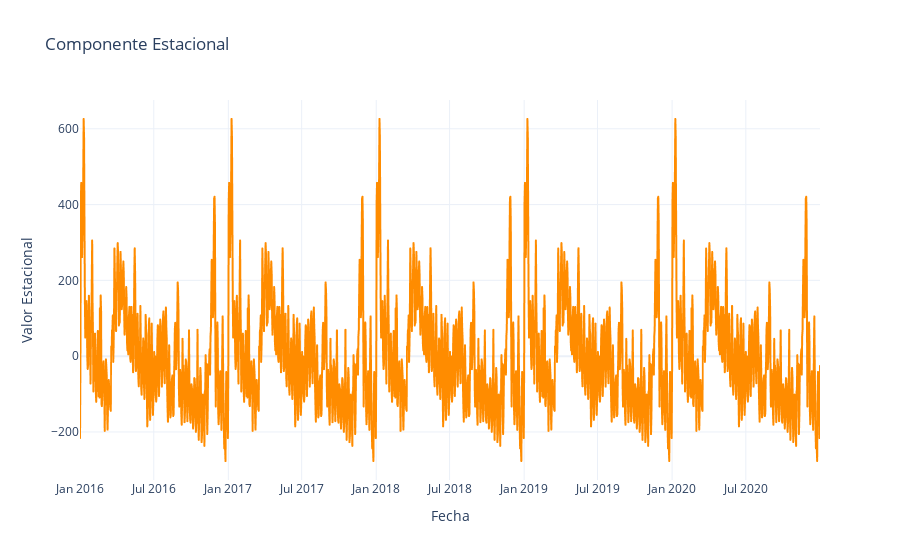

The code cell stored with this chart in its notebook:
### Code cell
seasonal_df = result.seasonal.reset_index()
seasonal_df.columns = ['Fecha', 'Valor'] 
fig = px.line(seasonal_df, x='Fecha', y='Valor', title='Componente Estacional',
              labels={'Fecha': 'Fecha', 'Valor': 'Valor Estacional'},
              line_shape='linear')

fig.update_traces(line_color='darkorange')
fig.update_layout(template='plotly_white')
fig.show()
fig.write_html(os.path.join(outputs_dir,'html', "descomposicion.html"))

### Figure 1 — Plotly figure (JSON) as saved in the notebook; plotly's stock layout.template omitted (floating-point values rounded to 4 significant figures; data arrays with more than 128 entries replaced by an {"elided": "..."} marker saying what was removed)
{"data": [{"hovertemplate": "Fecha=%{x}<br>Valor Estacional=%{y}<extra></extra>", "legendgroup": "", "line": {"color": "darkorange", "dash": "solid", "shape": "linear"}, "marker": {"symbol": "circle"}, "mode": "lines", "name": "", "showlegend": false, "type": "scattergl", "x": {"elided": "1827 str values"}, "xaxis": "x", "y": {"elided": "1827 float values"}, "yaxis": "y"}], "layout": {"legend": {"tracegroupgap": 0}, "title": {"text": "Componente Estacional"}, "xaxis": {"anchor": "y", "domain": [0, 1], "title": {"text": "Fecha"}}, "yaxis": {"anchor": "x", "domain": [0, 1], "title": {"text": "Valor Estacional"}}}}
